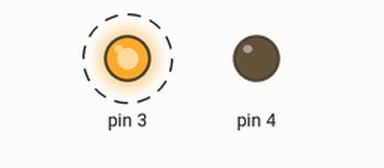
Bench run of a sketch on a simulated Arduino Uno, built with avr-gcc and run on an emulated ATmega328P. On the bench: output pins drawn as LEDs (lit = HIGH). Dashed ring = blinking.

Above: at 0.05 s.
Timing chart, 0 to 3.0 s (numbered marks = the images above):
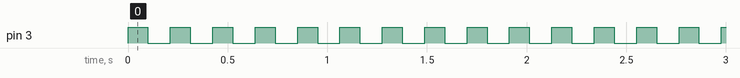

Measured:
- by itself, pin 3: alternates HIGH for 0.10 s and LOW for 0.11 s

The sketch:

TinyCheck.ino
```cpp
#include <SoftwareSerial.h>

SoftwareSerial mser(-1,4);

void setup() {
  // put your setup code here, to run once:
pinMode(3,OUTPUT);
pinMode(4,OUTPUT);
mser.begin(9600);
}

void loop() {
  // put your main code here, to run repeatedly:
digitalWrite(3,1);
delay(100);
digitalWrite(3,0);
delay(100);
mser.println("working...");


}
```
